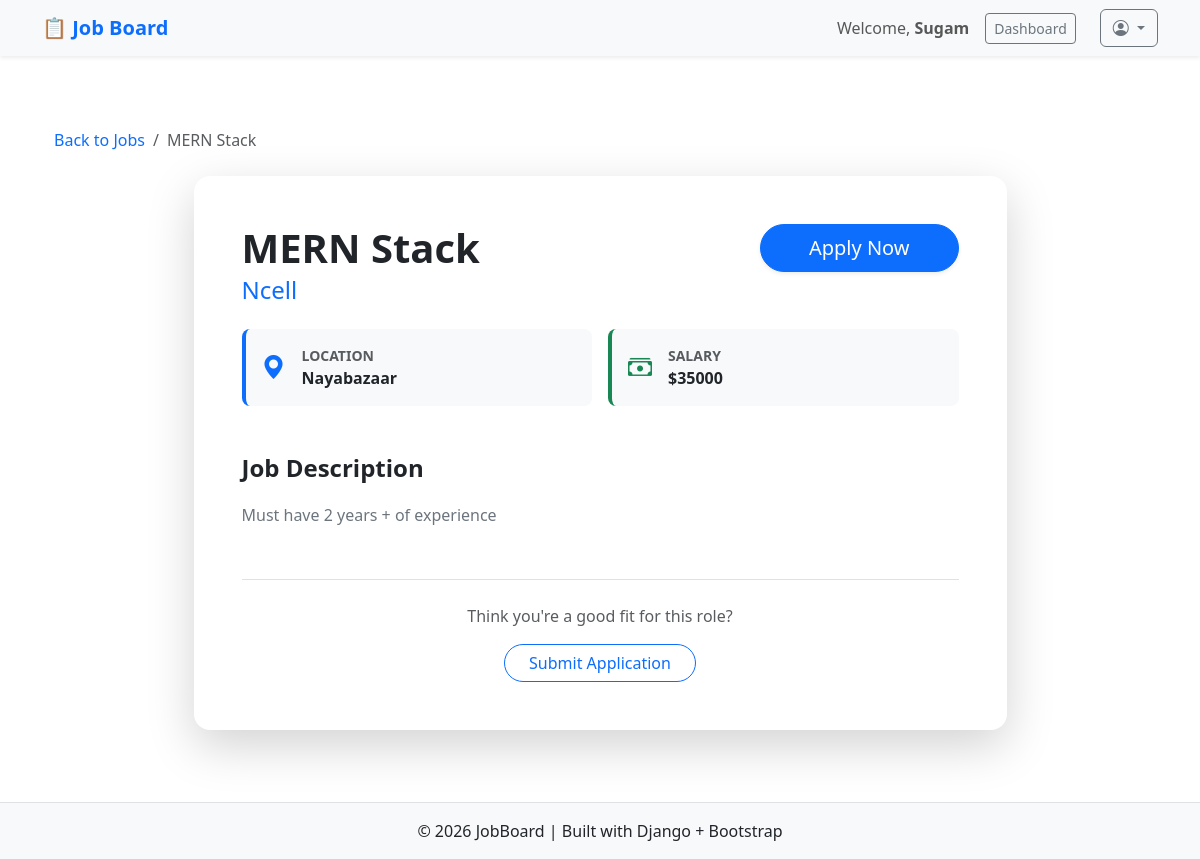
/job-detail/10/ (signed in), run on the app's committed database.
### job/models.py (models this page shows, shortened)
class Job(models.Model):
    title = models.CharField(max_length=200)
    description = models.TextField()
    company = models.CharField(max_length=200)
    location = models.TextField()
    salary = models.PositiveBigIntegerField()
    posted_by = models.ForeignKey(User,on_delete=models.CASCADE,related_name="jobs")
    created_at = models.DateTimeField(auto_now_add=True)

### job/views.py (the view)
# urls.py: path("job-detail/<int:pk>/",views.JobDetailView.as_view(),name="job-detail"),
class JobDetailView(DetailView):
    model = Job
    template_name = "job_detail.html"
    context_object_name = "job"

### templates/job_detail.html
{% extends "base.html" %}
{% block content %}
<div class="container py-5">
    <nav aria-label="breadcrumb" class="mb-4">
        <ol class="breadcrumb">
            <li class="breadcrumb-item"><a href="{% url 'job-list' %}" class="text-decoration-none">Back to Jobs</a></li>
            <li class="breadcrumb-item active" aria-current="page">{{ job.title }}</li>
        </ol>
    </nav>
    <div class="row justify-content-center">
        <div class="col-lg-9">
            <div class="card shadow-lg border-0 rounded-4">
                <div class="card-body p-4 p-md-5">
                    <div class="d-flex flex-column flex-md-row justify-content-between align-items-start gap-3 mb-4">
                        <div>
                            <h1 class="fw-bold text-dark display-6 mb-1">{{ job.title }}</h1>
                            <h4 class="text-primary mb-0">{{ job.company }}</h4>
                        </div>
                        {% if user.profile.role == "seeker" %}
                            <div class="mt-md-0 mt-3">
                                <a href="{% url 'apply-job' job.pk %}" class="btn btn-primary btn-lg px-5 rounded-pill shadow-sm">
                                    Apply Now
                                </a>
                            </div>
                        {% endif %}
                    </div>
                    <div class="row g-3 mb-5">
                        <div class="col-sm-6">
                            <div class="d-flex align-items-center bg-light p-3 rounded-3 border-start border-primary border-4">
                                <i class="bi bi-geo-alt-fill text-primary fs-4 me-3"></i>
                                <div>
                                    <small class="d-block text-muted text-uppercase fw-bold small">Location</small>
                                    <span class="fw-bold text-dark">{{ job.location }}</span>
                                </div>
                            </div>
                        </div>
                        <div class="col-sm-6">
                            <div class="d-flex align-items-center bg-light p-3 rounded-3 border-start border-success border-4">
                                <i class="bi bi-cash-stack text-success fs-4 me-3"></i>
                                <div>
                                    <small class="d-block text-muted text-uppercase fw-bold small">Salary</small>
                                    <span class="fw-bold text-dark">${{ job.salary }}</span>
                                </div>
                            </div>
                        </div>
                    </div>
                    <div class="content-body">
                        <h4 class="fw-bold mb-3">Job Description</h4>
                        <div class="text-secondary lh-lg fs-6">
                            {{ job.description|linebreaks }}
                        </div>
                    </div>
                    {% if user.profile.role == "seeker" %}
                    <div class="mt-5 pt-4 border-top text-center">
                        <p class="text-muted mb-3">Think you're a good fit for this role?</p>
                        <a href="{% url 'apply-job' job.pk %}" class="btn btn-outline-primary px-4 rounded-pill">Submit Application</a>
                    </div>
                    {% endif %}
                </div>
            </div>
        </div>
    </div>
</div>
{% endblock content %}

### templates/base.html (shortened to what this page needs)
<!doctype html>
<html lang="en" data-bs-theme="light">
<head>
    <link href="https://cdn.jsdelivr.net/npm/bootstrap@5.3.8/dist/css/bootstrap.min.css" rel="stylesheet">
    <link href="https://cdn.jsdelivr.net/npm/bootstrap-icons/font/bootstrap-icons.css" rel="stylesheet">
</head>
<body>
    <nav class="navbar navbar-expand-lg bg-body-tertiary shadow-sm sticky-top">
        <div class="container">
            <a class="navbar-brand text-primary fw-bold" href="/">📋 Job Board</a>
            <div class="collapse navbar-collapse" id="navbarContent">
                <div class="ms-auto d-flex align-items-center gap-3">
                    {% if user.is_authenticated %}
                        <span class="navbar-text">Welcome, <strong>{{ user.username }}</strong></span>
                        <a href="{% url 'dashboard' %}" class="btn btn-outline-secondary btn-sm me-2">Dashboard</a>
                    <div class="dropdown">
                        <a class="btn btn-outline-secondary dropdown-toggle" href="#" data-bs-toggle="dropdown">
                            <i class="bi bi-person-circle"></i>
                        </a>
                    </div>
                    {% else %}
                    <a href="{% url 'login' %}" class="btn btn-primary btn-sm">Login</a>
                    <a href="{% url 'signup' %}" class="btn btn-outline-secondary btn-sm">Signup</a>
                    {% endif %}
                </div>
            </div>
        </div>
    </nav>
    <main class="container py-4">
        {% block content %}
        {% endblock content %}
    </main>
    <footer class="bg-body-tertiary text-center py-3 border-top">
        <p class="mb-0">© 2026 JobBoard | Built with Django + Bootstrap</p>
    </footer>
</body>
</html>

### templates/base.html (style rules this page uses)
body { min-height: 100vh; display: flex; flex-direction: column; }
main { flex: 1; }

### data on the page
Job: title "MERN Stack", company "Ncell", location "Nayabazaar", salary "35000", description "Must have 2 years + of experience"

### other printed values
{{ user.username }} "Sugam"
